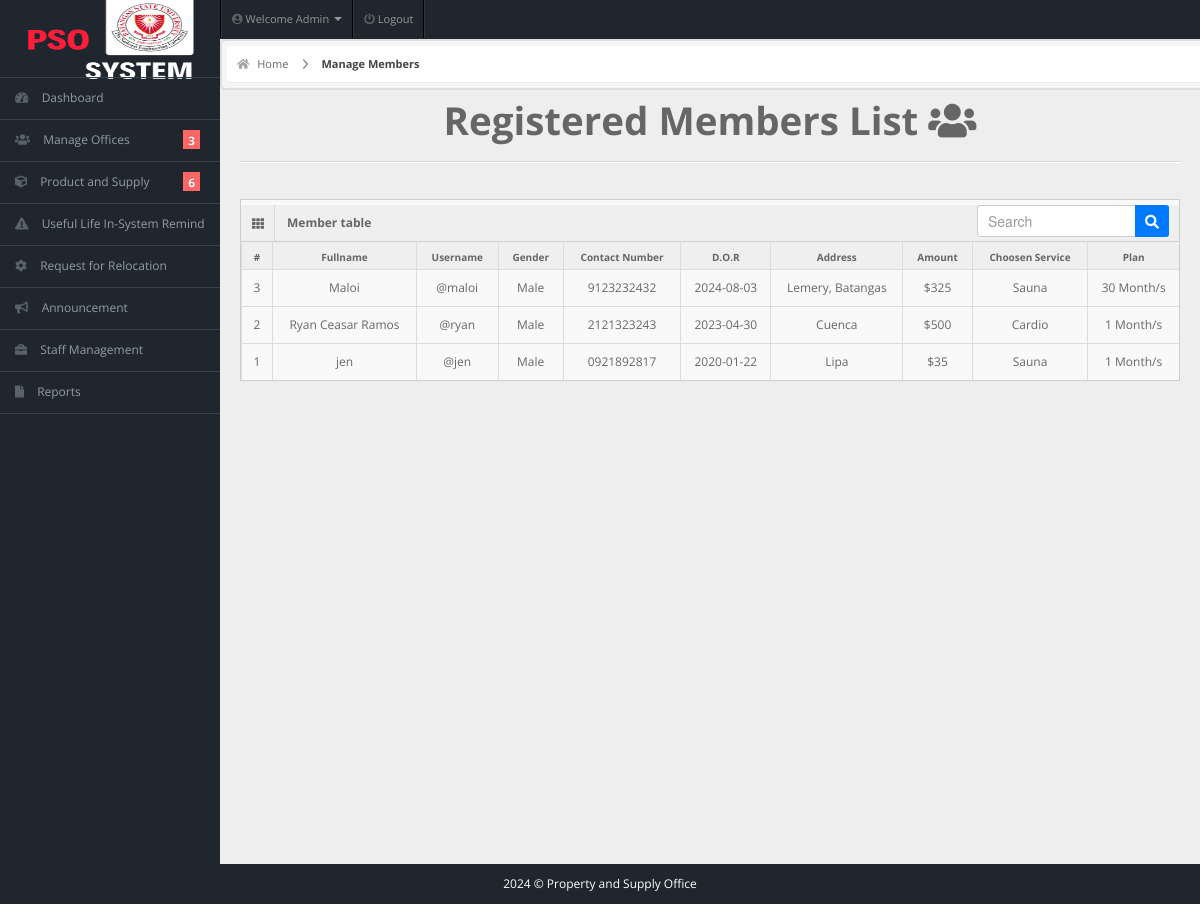
Page /admin/members.php (signed in) on the committed database.
### tables this page shows
CREATE TABLE IF NOT EXISTS `members` (
  `user_id` int NOT NULL AUTO_INCREMENT,
  `fullname` varchar(20) NOT NULL,
  `username` varchar(20) NOT NULL,
  `email` varchar(255) NOT NULL,
  `password` varchar(100) NOT NULL,
  `gender` varchar(20) NOT NULL,
  `dor` date NOT NULL,
  `profile_picture` varchar(255) DEFAULT NULL,
  `reminder` int NOT NULL DEFAULT '0',
  `services` varchar(50) NOT NULL,
  `amount` int NOT NULL,
  `paid_date` date NOT NULL,
  `p_year` int NOT NULL,
  `plan` varchar(100) NOT NULL,
  `address` varchar(20) NOT NULL,
  `contact` varchar(10) NOT NULL,
  `status` varchar(20) NOT NULL DEFAULT 'Active',
  `attendance_count` int NOT NULL,
  `ini_weight` int NOT NULL DEFAULT '0',
  `curr_weight` int NOT NULL DEFAULT '0',
  `ini_bodytype` varchar(50) NOT NULL,
  `curr_bodytype` varchar(50) NOT NULL,
  `progress_date` date NOT NULL,
  PRIMARY KEY (`user_id`)
);

### admin/members.php (the view, shortened to what this page needs)
<?php
include "dbcon.php";
$search = '';
$qry = "SELECT * FROM members WHERE fullname LIKE '%$search%' ORDER BY dor DESC";
$result = mysqli_query($con, $qry);
?>
<!DOCTYPE html>
<html lang="en">
<head>
  <link rel="stylesheet" href="../css/bootstrap.min.css" />
  <link rel="stylesheet" href="../css/bootstrap-responsive.min.css" />
  <link rel="stylesheet" href="../css/fullcalendar.css" />
  <link rel="stylesheet" href="../css/matrix-style.css" />
  <link rel="stylesheet" href="../css/matrix-media.css" />
  <link href="../font-awesome/css/fontawesome.css" rel="stylesheet" />
  <link href="../font-awesome/css/all.css" rel="stylesheet" />
  <link rel="stylesheet" href="../css/jquery.gritter.css" />
</head>
<body>
  <?php include 'includes/topheader.php' ?>
  <?php $page = "members";
  include 'includes/sidebar.php' ?>
  <div id="content">
    <div id="content-header">
      <div id="breadcrumb">
        <a href="index.php" title="Go to Home" class="tip-bottom"><i class="fas fa-home"></i> Home</a>
        <a href="#" class="current">Manage Members</a>
      </div>
    </div>
    <div class="container-fluid">
      <h1 class="text-center">Registered Members List <i class="fas fa-users"></i></h1>
      <hr>
      <div class="row-fluid">
        <div class="span12">
          <div class='widget-box'>
            <div class='widget-title'>
              <span class='icon'> <i class='fas fa-th'></i> </span>
              <h5>Member table</h5>
              <form id="custom-search-form" role="search" method="POST" action="">
                <div class="search-container">
                  <input type="text" class="search-query" placeholder="Search" name="search"
                    value="<?php echo htmlspecialchars($search); ?>" required>
                  <button type="submit" class="search-button"><i class="fas fa-search"></i></button>
                </div>
              </form>
            </div>
            <div class='widget-content nopadding'>
              <?php
              if ($result) {
                $total_members = mysqli_num_rows($result);
                $cnt = $total_members;
                echo "<table class='table table-bordered table-hover'>
                                <thead>
                                    <tr>
                                        <th>#</th>
                                        <th>Fullname</th>
                                        <th>Username</th>
                                        <th>Gender</th>
                                        <th>Contact Number</th>
                                        <th>D.O.R</th>
                                        <th>Address</th>
                                        <th>Amount</th>
                                        <th>Choosen Service</th>
                                        <th>Plan</th>
                                    </tr>
                                </thead>
                                <tbody>";
                while ($row = mysqli_fetch_assoc($result)) {
                  echo "<tr>
                                  <td><div class='text-center'>" . $cnt . "</div></td>
                                  <td><div class='text-center'>" . $row['fullname'] . "</div></td>
                                  <td><div class='text-center'>@" . $row['username'] . "</div></td>
                                  <td><div class='text-center'>" . $row['gender'] . "</div></td>
                                  <td><div class='text-center'>" . $row['contact'] . "</div></td>
                                  <td><div class='text-center'>" . $row['dor'] . "</div></td>
                                  <td><div class='text-center'>" . $row['address'] . "</div></td>
                                  <td><div class='text-center'>$" . $row['amount'] . "</div></td>
                                  <td><div class='text-center'>" . $row['services'] . "</div></td>
                                  <td><div class='text-center'>" . $row['plan'] . " Month/s</div></td>
                                  </tr>";
                  $cnt--;
                }
                echo "</tbody></table>";
              } else {
                echo "Error: " . mysqli_error($con);
              }
              ?>
            </div>
          </div>
        </div>
      </div>
    </div>
  </div>
  <?php include 'includes/footer.php'; ?>
</body>
</html>

### css/matrix-style.css (style rules this page uses)
* { outline: none !important; -moz-outline: none !important; }
html, body { height: 100%; }
body { overflow-x: hidden; margin-top: -10px; font-family: "Open Sans", sans-serif; font-size: 12px; color: #666; }
a { color: #666; }
select, textarea, input[type="text"], input[type="password"], input[type="datetime"], input[type="datetime-local"], input[type="date"], input[type="month"], input[type="time"], input[type="week"], input[type="number"], input[type="email"], input[type="url"], input[type="search"], input[type="tel"], input[type="color"], .uneditable-input, .label, .dropdown-menu, .btn, .well, .progress, .table-bordered, .btn-group > .btn:first-child, .btn-group > .btn:last-child, .btn-group > .btn:last-child, .btn-group > .dropdown-toggle, .alert { border-radius: 0px; }
.btn, textarea, input[type="text"], input[type="password"], input[type="datetime"], input[type="datetime-local"], input[type="date"], input[type="month"], input[type="time"], input[type="week"], input[type="number"], input[type="email"], input[type="url"], input[type="search"], input[type="tel"], input[type="color"], .uneditable-input { box-shadow: none; }
hr { border-top-color: #dadada; }
#content { background: none repeat scroll 0 0 #eeeeee; margin-left: 220px; margin-right: 0; padding-bottom: 25px; position: relative; min-height: 100%; width: auto; }
#content-header { position: abslute; width: 100%; margin-top: -38px; z-index: 20; }
#breadcrumb { background-color: #fff; border-bottom: 1px solid #e3ebed; }
#breadcrumb a { padding: 8px 20px 8px 10px; display: inline-block; background-image: url("../img/breadcrumb.png"); background-position: center right; background-repeat: no-repeat; font-size: 11px; color: #666666; }
#breadcrumb a:last-child { background-image: none; }
#breadcrumb a.current { font-weight: bold; color: #444444; }
#breadcrumb a i { margin-right: 5px; opacity: 0.6; }
.widget-box { background: none repeat scroll 0 0 #f9f9f9; border-left: 1px solid #cdcdcd; border-top: 1px solid #cdcdcd; border-right: 1px solid #cdcdcd; clear: both; margin-top: 16px; margin-bottom: 16px; position: relative; }
.widget-title, .modal-header, .table th, div.dataTables_wrapper .ui-widget-header { background: #efefef; border-bottom: 1px solid #cdcdcd; height: 36px; }
.widget-title span.icon { padding: 9px 10px 7px 11px; float: left; border-right: 1px solid #dadada; }
.widget-title h5 { color: #666; float: left; font-size: 12px; font-weight: bold; padding: 12px; line-height: 12px; margin: 0; }
.widget-content { padding: 15px; border-bottom: 1px solid #cdcdcd; }
.table th { height: auto; font-size: 10px; padding: 5px 10px 2px; border-bottom: 0; text-align: center; color: #666666; }
.nopadding { padding: 0 !important; }
.nopadding .table { margin-bottom: 0; }
.nopadding .table-bordered { border: 0; }
form { margin-bottom: 0; }

### css/matrix-media.css (style rules this page uses)
body { background:#2E363F; }

### admin/members.php (style rules this page uses)
#custom-search-form { margin: 0; margin-top: 5px; padding-right: 10px; display: flex; justify-content: flex-end; }
#custom-search-form .search-container { position: relative; display: flex; }
#custom-search-form .search-query { padding: 5px 10px; padding-right: 30px; margin-bottom: 0; border-radius: 3px; border: 1px solid #ccc; width: 150px; }
#custom-search-form .search-button { position: absolute; top: 0; right: 0; height: 100%; border: none; background-color: #007bff; color: white; border-radius: 0 3px 3px 0; padding: 5px 10px; cursor: pointer; }
#custom-search-form .search-button i { margin: 0; }

### admin/includes/topheader.php (style rules this page uses)
#content #content-header { border: 2px solid #ddd; padding: 5px; background-color: #f5f5f5; border-radius: 5px; }

### admin/includes/sidebar.php (style rules this page uses)
body { background-color: #1f262d; }

### rows in the picture
members: fullname "Maloi", username "maloi", gender "Male", contact "9123232432", dor "2024-08-03", address "Lemery, Batangas", amount "325", services "Sauna", plan "30"
members: fullname "Ryan Ceasar Ramos", username "ryan", gender "Male", contact "2121323243", dor "2023-04-30", address "Cuenca", amount "500", services "Cardio", plan "1"
members: fullname "jen", username "jen", gender "Male", contact "0921892817", dor "2020-01-22", address "Lipa", amount "35", services "Sauna", plan "1"

### other values in the picture
$query->num_rows "3"
$query->num_rows "6"
